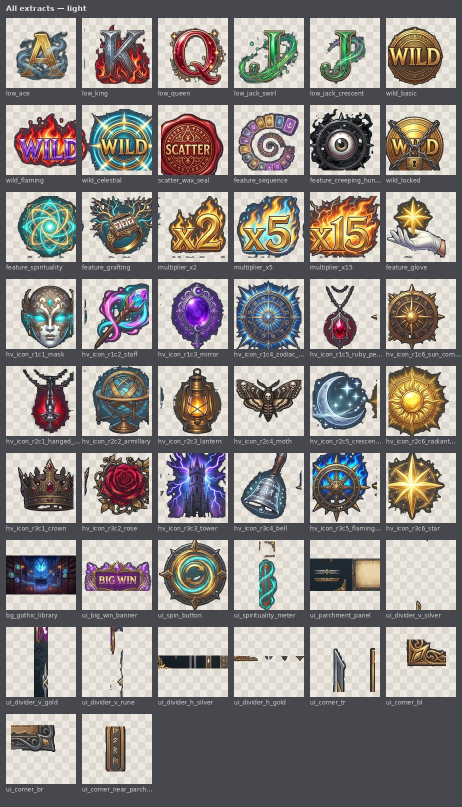
#> input picture assets/library/contact_sheets/all_light.png, 924 x 1614 px (shown at 1/2 size)
$ python -i extract_assets.py   (imports and definitions only)
#> lines starting #> are read from the running program, lines starting #| are printed output that depends on the picture
#!/usr/bin/env python3
"""
Extract cropped game assets from source JPG sheets.

- Reads a JSON crop config (see assets/processing/crops.*.json).
- Never regenerates or redraws art; only crops + optional soft background mattes.
- Standalone backgrounds / opaque panels stay opaque when transparency=false.
- Re-run after editing crop boxes to fix individual assets.

Usage:
  python3 scripts/extract_assets.py \
    --config assets/processing/crops.full.json \
    --out assets/library \
    --contact-sheet \
    --manifest-name manifest.json
"""

from __future__ import annotations

import argparse
import json
import sys
from collections import defaultdict
from pathlib import Path
from typing import Any

import numpy as np
from PIL import Image, ImageDraw, ImageFilter, ImageFont

ROOT = Path(__file__).resolve().parents[1]


def load_config(path: Path) -> dict[str, Any]:
    with path.open() as f:
        return json.load(f)


def sample_bg_color(rgb: np.ndarray, inset: int, size: int) -> np.ndarray:
    """Median RGB from four corner patches."""
    h, w, _ = rgb.shape
    s = max(1, min(size, h // 4, w // 4))
    i = max(0, inset)

    def patch(y0: int, x0: int) -> np.ndarray:
        return rgb[y0 : y0 + s, x0 : x0 + s].reshape(-1, 3)

    patches = [
        patch(i, i),
        patch(i, max(0, w - i - s)),
        patch(max(0, h - i - s), i),
        patch(max(0, h - i - s), max(0, w - i - s)),
    ]
    stacked = np.concatenate(patches, axis=0)
    return np.median(stacked, axis=0).astype(np.float32)


# [187 lines left out: functions _morph_close, _morph_dilate, _morph_erode, color_distance_soft_matte, not called in this run]


def strip_sheet_halo_post(
    rgba_img: Image.Image,
    *,
    edge_clear_left: int = 0,
    edge_clear_right: int = 0,
    edge_clear_top: int = 0,
) -> Image.Image:
    """Second-pass removal of leftover JPG sheet halo / neighbor-edge slivers."""
    arr = np.asarray(rgba_img).astype(np.float32)
    rgb, a = arr[..., :3], arr[..., 3]
    # Approximate sheet bg from current transparent-adjacent dark pixels, else corners.
    bg = sample_bg_color(rgb, 2, 8)
    dist = np.linalg.norm(rgb - bg, axis=2)
    chroma = rgb.max(axis=2) - rgb.min(axis=2)
    lum = 0.2126 * rgb[..., 0] + 0.7152 * rgb[..., 1] + 0.0722 * rgb[..., 2]
    content = (dist > 48) | (chroma > 32) | (lum > 90)
    content_i = Image.fromarray((content.astype(np.uint8) * 255), mode="L")
    content = np.asarray(content_i.filter(ImageFilter.MaxFilter(5))) > 127
    content = np.asarray(Image.fromarray((content.astype(np.uint8) * 255), mode="L").filter(ImageFilter.MinFilter(3))) > 127
    keep = np.asarray(Image.fromarray((content.astype(np.uint8) * 255), mode="L").filter(ImageFilter.MaxFilter(3))) > 127
    kill = (a > 0) & (~keep) & (dist < 55)
    a = np.where(kill, 0.0, a)
    rim = (a > 0) & (~content) & (dist < 65)
    a = np.where(rim, a * 0.25, a)
    if edge_clear_left:
        a[:, : min(edge_clear_left, a.shape[1])] = 0
    if edge_clear_right:
        a[:, -min(edge_clear_right, a.shape[1]) :] = 0
    if edge_clear_top:
        a[: min(edge_clear_top, a.shape[0]), :] = 0
    return Image.fromarray(np.dstack([rgb, a]).astype(np.uint8), mode="RGBA")


# [340 lines left out: functions kill_left_cyan_cast, rembg_matte, merge_matte, output_relpath, extract_one, draw_checker and 4 more, not called in this run]


# [2 lines not run here, left out]

>>> import cv2
>>> picture = cv2.imread('../assets/library/contact_sheets/all_light.png', cv2.IMREAD_GRAYSCALE)
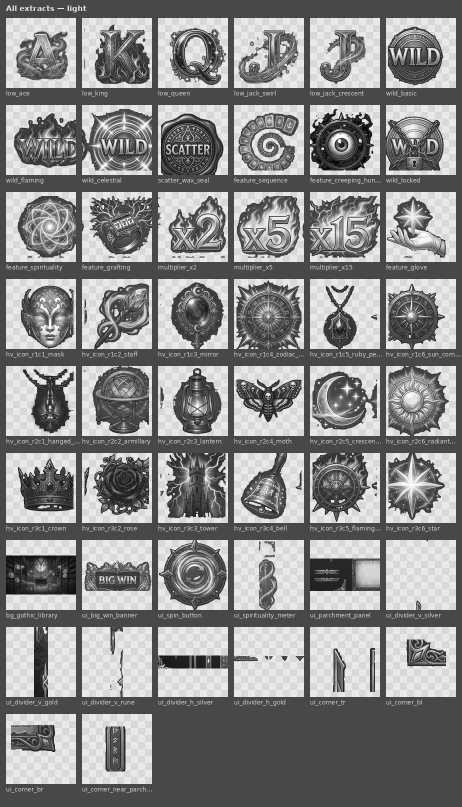
#> picture: shape (1614, 924) (shown at 1/2 size); min 0, max 255, mean 136.4
>>> result = strip_sheet_halo_post(picture)
#> in strip_sheet_halo_post, `rgb, a = arr[..., :3], arr[..., 3]`: rgb = 1614 rows, first 8: [72, 72, 72], [72, 72, 72], [72, 72, 72], [72, 72, 72], [72, 72, 72], [72, 72, 72], [72, 72, 72], [72, 72, 72]; a = 1614 values from 72 to 72
#> (the run stopped early here; a loop or call above may not have finished)

$ run again, on assets/library/contact_sheets/01_ui_kit_sheet_light.png
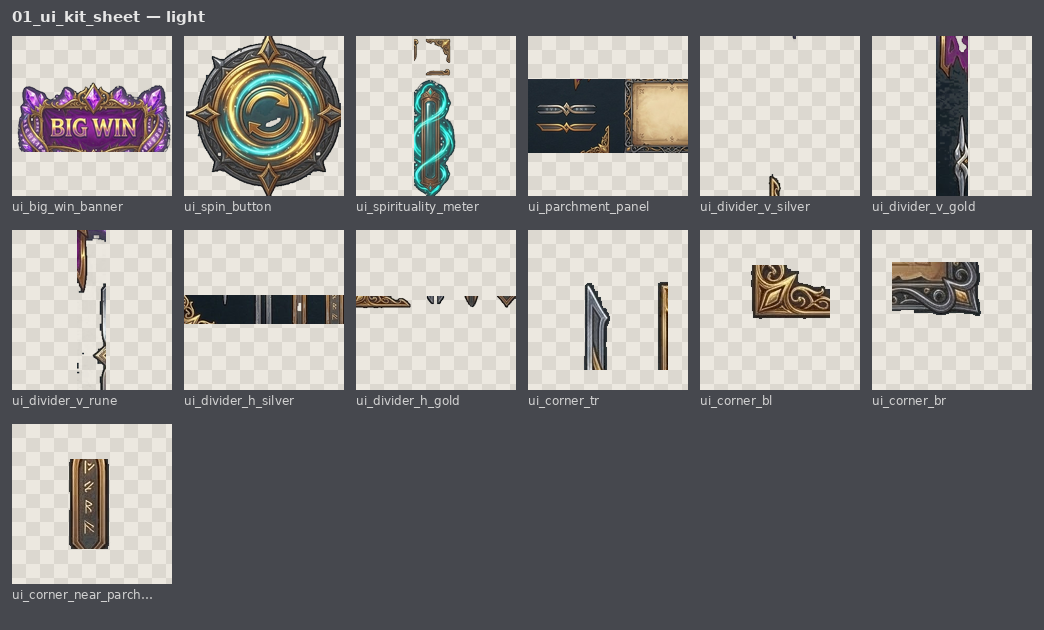
#> input picture assets/library/contact_sheets/01_ui_kit_sheet_light.png, 1044 x 630 px
#> `picture = cv2.imread('../assets/library/contact_sheets/all_light.png',..`:
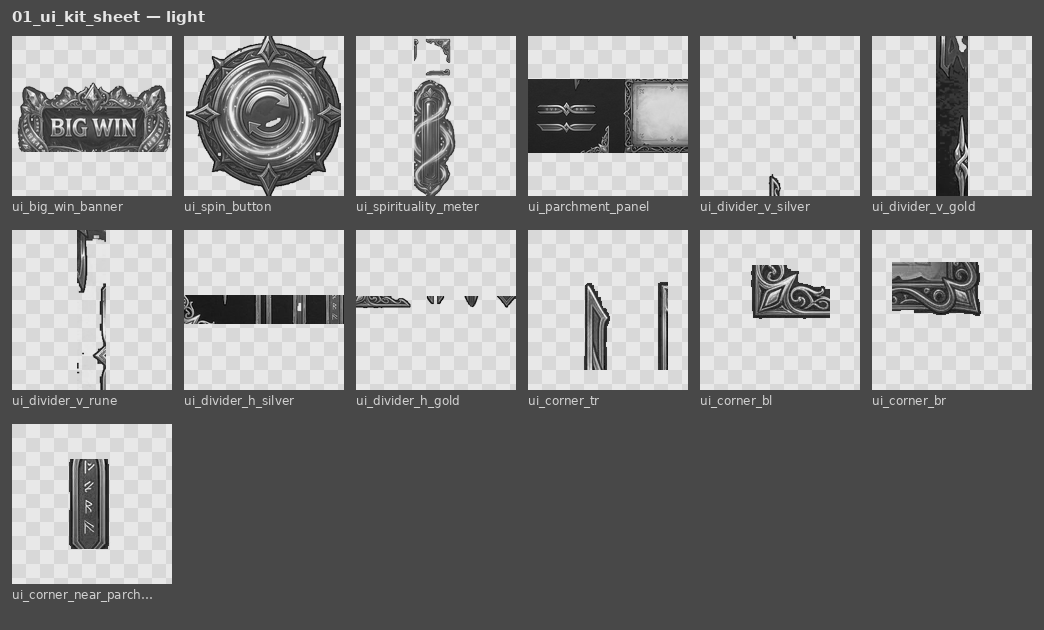
#> picture: shape (630, 1044); min 0, max 253, mean 135.9
#> rgb = 630 rows, first 8: [72, 72, 72], [72, 72, 72], [72, 72, 72], [72, 72, 72], [72, 72, 72], [72, 72, 72], [72, 72, 72], [72, 72, 72]; a = 630 values from 72 to 72
